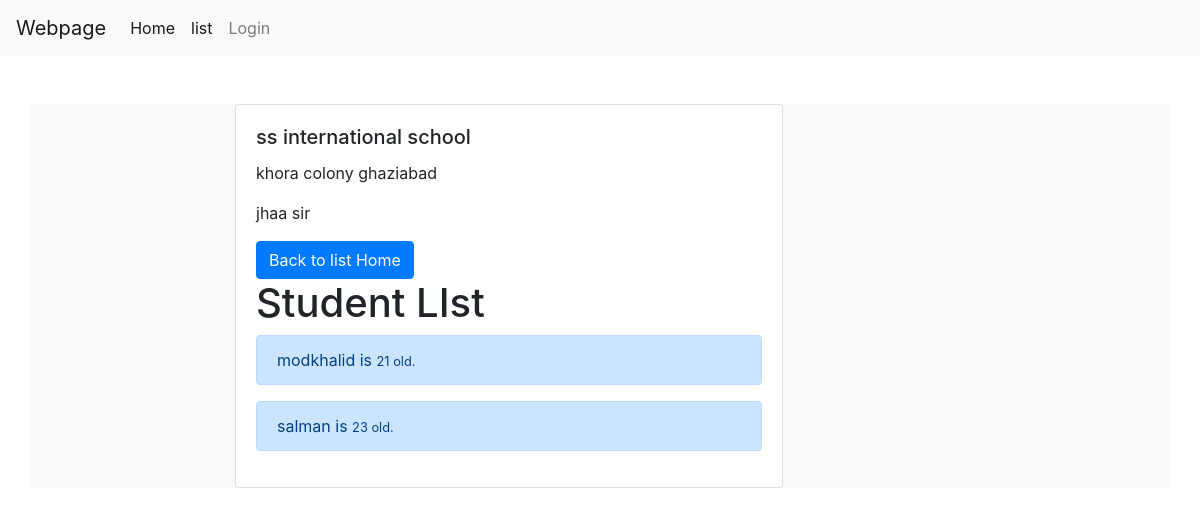
The page /cbv/detail/1/ on the database its author committed.
### CBV/models.py (models this page shows, shortened)
class School(models.Model):
    name=models.CharField(max_length=256)
    principal=models.CharField(max_length=256)
    address=models.CharField(max_length=256)

class Student(models.Model):
    name=models.CharField(max_length=256)
    school=models.ForeignKey(School,related_name='student')
    age=models.PositiveIntegerField()

### CBV/views.py (the view)
# urls.py: url(r'^detail/(?P<pk>\d+)/$',views.MyDetail.as_view(),name="school_detail"),
class MyDetail(DetailView):
    context_object_name="school_detail"
    model=models.School
    template_name="CBV/school_detail.html"

### CBV/templates/CBV/school_detail.html
{% extends "CBV/base.html" %}
{%block body_block %}
<div class="card w-75">
    <div class="card-body">
      <h5 class="card-title">{{school_detail.name}}</h5>
      <p>{{school_detail.address}}</p>
      <p>{{school_detail.principal}}</p>
      <a href="{% url 'cbv:school_list'%}" class="btn btn-primary">Back to list Home</a>
        <h1 mt-2 class="">Student LIst</h1>
      {% for stud in school_detail.student.all %}
      <div class="alert alert-primary mt-1">{{stud.name}} is <small>{{stud.age}} old.</small></div>
      {% endfor %}
    </div>
  </div>
{% endblock %}

### rows shown on the page
School: name "ss international school", address "khora colony ghaziabad", principal "jhaa sir"
Student: name "modkhalid", age "21"
Student: name "salman", age "23"
